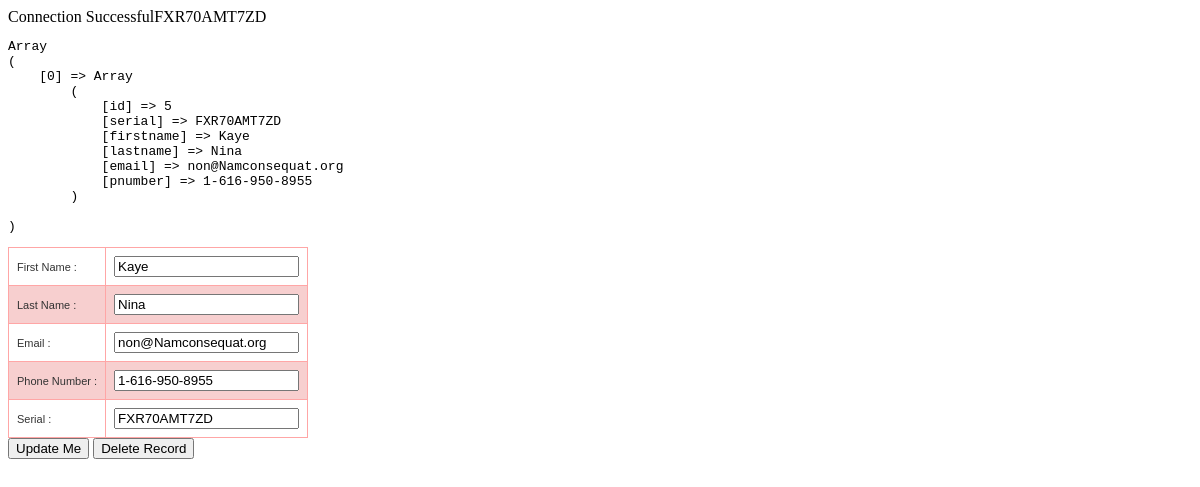
/updateThisUser.php?serial=FXR70AMT7ZD, run on the app's committed database.
### tables this page shows
CREATE TABLE `people` (
  `id` int(100) NOT NULL,
  `Serial` varchar(100) NOT NULL,
  `FirstName` varchar(20) NOT NULL,
  `LastName` varchar(20) NOT NULL,
  `EmailAddress` varchar(60) NOT NULL,
  `PhoneNumber` varchar(15) NOT NULL
);

### functions.php (called while the page is built, shortened)
<?php
function fetchThisUser($Serial)
{
    global $mysqli;
    $stmt = $mysqli->prepare(
      "
    SELECT
    id,
    Serial,
    FirstName,
    LastName,
    EmailAddress,
    PhoneNumber
    FROM people
    WHERE
    Serial = ?
    LIMIT 1"
    );
    $stmt->bind_param("s", $Serial);
    $stmt->execute();
    $stmt->bind_result($id, $Serial, $FirstName, $LastName, $EmailAddress, $PhoneNumber);
  while ($stmt->fetch()) {
    $row[] = array(
      'id'                      => $id,
      'serial'                  => $Serial,
      'firstname'               => $FirstName,
      'lastname'                => $LastName,
      'email'                   => $EmailAddress,
      'pnumber'                  => $PhoneNumber
    );
  }
  return ($row);
}

### updateThisUser.php (the view, shortened to what this page needs)
<?php
$thisUserID = $_GET['serial'];
echo $thisUserID;
$foundUser = fetchThisUser($thisUserID);
echo "<pre>";
  print_r($foundUser);
echo "</pre>";
?>
<!DOCTYPE html PUBLIC '-//W3C//DTD XHTML 1.0 Transitional//EN' 'http://www.w3.org/TR/xhtml1/DTD/xhtml1-transitional.dtd'>
<html xmlns='http://www.w3.org/1999/xhtml'>
<head>
</head>
<body>
<form name="getUserDetails" method="post" action="processUpdateUser.php">
<table class="table-style-three">
  <?php foreach ($foundUser as $userdetails) { ?>
  <tr><td>First Name :</td>      <td><input type="text" name="firstname" value="<?php print $userdetails['firstname']; ?>"></td></tr>
  <tr><td>Last Name :</td>       <td><input type="text" name="lastname" value="<?php print $userdetails['lastname']; ?>"></td></tr>
  <tr><td>Email :</td>          <td><input type="text" name="email" value="<?php print $userdetails['email']; ?>"></td></tr>
  <tr><td>Phone Number :</td>           <td><input type="text" name="pnumber" value="<?php print $userdetails['pnumber']; ?>"></td></tr>
    <tr><td>Serial : </td>      <td><input type="text" name="serial" value="<?php print $userdetails['serial'];?>"></td></tr>
  <?php } ?>
</table>
  <input type="submit" name="submit" value="Update Me">
    <input type="submit" name="delete_record" value="Delete Record">
</form>
</body>
</html>

### updateThisUser.php (style rules this page uses)
table.table-style-three { font-family: verdana, arial, sans-serif; font-size: 11px; color: #333333; border-width: 1px; border-color: #3A3A3A; border-collapse: collapse; }
table.table-style-three tr:nth-child(even) td { background-color: #F7CFCF; }
table.table-style-three td { border-width: 1px; padding: 8px; border-style: solid; border-color: #FFA6A6; background-color: #ffffff; }

### data on the page
people: firstname "Kaye", lastname "Nina", email "non@Namconsequat.org", pnumber "1-616-950-8955", serial "FXR70AMT7ZD"

### other printed values
$thisUserID "FXR70AMT7ZD"
